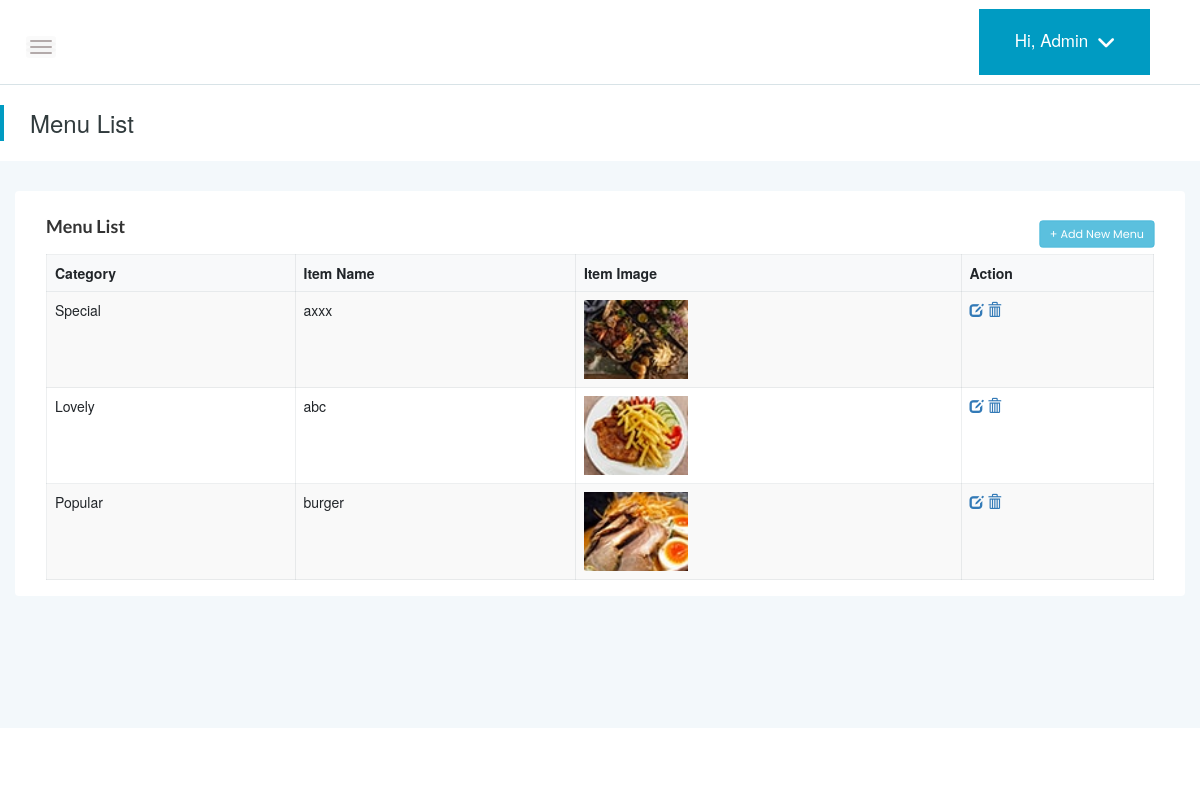
Page /index.php/admin/menu on the committed database.
### tables this page shows
CREATE TABLE IF NOT EXISTS `menu_items` (
  `id` int(11) NOT NULL AUTO_INCREMENT,
  `category_id` int(11) NOT NULL,
  `item_name` varchar(150) NOT NULL,
  `description` text,
  `price` decimal(10,2) NOT NULL DEFAULT '0.00',
  `image` varchar(255) DEFAULT NULL,
  `created_at` datetime DEFAULT CURRENT_TIMESTAMP,
  PRIMARY KEY (`id`)
);

CREATE TABLE IF NOT EXISTS `menu_categories` (
  `id` int(11) NOT NULL AUTO_INCREMENT,
  `category_name` varchar(100) NOT NULL,
  `subtitle` varchar(100) DEFAULT NULL,
  PRIMARY KEY (`id`)
);

### application/controllers/admin/Menu.php (called while the page is built, shortened)
<?php
class Menu extends CI_Controller
{
    public function __construct()
    {
        $this->load->model('Menu_model');
        $this->load->helper(['url', 'form']);
        $this->load->library(array('pagination','upload','form_validation'));
    }
    public function index()
    {
        $data['categories'] = $this->Menu_model->get_categories();
        $data['allitem'] = $this->Menu_model->get_all_items();
        $this->load->view('admin/menu/menu_list',$data);
    }
    }

### index.php (called while the page is built, shortened)
<?php
require_once BASEPATH.'core/CodeIgniter.php';

### application/helpers/common_function_helper.php (called while the page is built, shortened)
<?php if (!defined('BASEPATH')) exit('No direct script access allowed');
if (!function_exists('assets_url')) {
    function assets_url($uri = "")
    {
        $ci = & get_instance();
        $base = rtrim($ci->config->item('assets_url'), '/') . '/';
        return $base . ltrim($uri, '/');
    }
}
if (!function_exists('admin_url')) {
    function admin_url($uri = "")
    {
        $ci = & get_instance();
        $base = rtrim($ci->config->item('admin_url'), '/') . '/';
        return ($uri != "") ? $base . ltrim($uri, '/') : $base;
    }
}
?>

### application/models/Menu_model.php (called while the page is built, shortened)
<?php
class Menu_model extends CI_Model
{
    public function get_all_items()
    {
        $this->db->select('menu_items.*, menu_categories.category_name, menu_categories.subtitle');
        $this->db->from('menu_items');
        $this->db->join(
            'menu_categories',
            'menu_categories.id = menu_items.category_id',
            'left'
        );
        $this->db->order_by('menu_items.id', 'DESC');
        return $this->db->get()->result();
    }
}

### application/views/admin/menu/menu_list.php (the view, shortened to what this page needs)
<?php $this->load->view('admin/include/head'); ?>
<link rel="stylesheet" href="https://maxcdn.bootstrapcdn.com/bootstrap/3.3.7/css/bootstrap.min.css">
<div class="page-title-area">
    <div class="row align-items-center">
        <div class="col-sm-6">
            <div class="breadcrumbs-area clearfix">
                <h4 class="page-title pull-left">
                    Menu List
                </h4>
            </div>
        </div>
        <div class="col-sm-6 clearfix">
        </div>
    </div>
</div>
<div class="main-content-inner">
    <div class="row">
        <div class="col-12 mt-5">
            <div class="card">
                <div class="card-body">
                    <h4 class="header-title">
                        Menu List
                        <a href="<?= admin_url() ?>menu/add" class="btn btn-info float-right">
                            + Add New Menu
                        </a>
                    </h4>
                    <div class="single-table">
                        <div class="col-sm-12 table-responsive">
                            <table class="table table-striped table-bordered" width="100%">
                                <thead class="bg-light text-capitalize">
                                    <tr>
                                        <th>Category</th>
                                        <th>Item Name</th>
                                        <th>Item Image</th>
                                        <th>Action</th>
                                    </tr>
                                </thead>
                                <tbody>
                                    <?php if (!empty($allitem)) { ?>
                                        <?php foreach ($allitem as $value) { ?>
                                            <tr>
                                                <td>
                                                    <?php echo $value->category_name; ?>
                                                </td>
                                                <td>
                                                    <?php echo $value->item_name; ?>
                                                </td>
                                                <td>
                                                    <?php if (!empty($value->image)) { ?>
                                                        <img
                                                            src="<?php echo base_url('uploads/menu/' . $value->image); ?>"
                                                            style="height: 79px; width: 104px; object-fit: cover;"
                                                        >
                                                    <?php } else { ?>
                                                        No Image
                                                    <?php } ?>
                                                </td>
                                                <td>
                                                    <a href="<?php echo admin_url(); ?>menu/update/<?php echo $value->id; ?>">
                                                        <span class="glyphicon glyphicon-edit"></span>
                                                    </a>
                                                    <a href="<?php echo admin_url(); ?>menu/delete/<?php echo $value->id; ?>">
                                                        <span class="glyphicon glyphicon-trash"></span>
                                                    </a>
                                                </td>
                                            </tr>
                                        <?php } ?>
                                    <?php } ?>
                                </tbody>
                            </table>
                        </div>
                    </div>
                </div>
            </div>
        </div>
    </div>
</div>
</div>
<?php $this->load->view('admin/include/footer'); ?>

### application/views/admin/include/head.php (shortened to what this page needs)
<!doctype html>
<html class="no-js" lang="en">
 <head>
    <link rel="stylesheet" href="<?php echo assets_url(); ?>bootstrap/css/bootstrap.min.css">
    <link rel="stylesheet" href="<?php echo assets_url(); ?>css/font-awesome.min.css">
    <link rel="stylesheet" href="<?php echo assets_url(); ?>admin/css/themify-icons.css">
    <link rel="stylesheet" href="<?php echo assets_url(); ?>admin/css/metisMenu.css">
    <link rel="stylesheet" href="<?php echo assets_url(); ?>owl-carousel/owl.carousel.min.css">
    <link rel="stylesheet" href="<?php echo assets_url(); ?>sweetalert/sweetalert2.min.css">
    <link rel="stylesheet" href="<?php echo assets_url(); ?>admin/css/slicknav.min.css">
    <link rel="stylesheet" href="<?php echo assets_url(); ?>admin/css/typography.css">
    <link rel="stylesheet" href="<?php echo assets_url(); ?>admin/css/default-css.css">
    <link rel="stylesheet" href="<?php echo assets_url(); ?>admin/css/styles.css">
    <link rel="stylesheet" href="<?php echo assets_url(); ?>admin/css/responsive.css">
</head>
<body>
    <div class="page-container">
        <?php $this->load->view('admin/include/left_nav'); ?>
        <div class="main-content">
            <?php $this->load->view('admin/include/top_header'); ?>

### application/views/admin/include/top_header.php (shortened to what this page needs)
<div class="header-area">
	<div class="row align-items-center">
		<div class="col-md-6 col-sm-8 clearfix">
			<div class="nav-btn pull-left">
				<span></span>
				<span></span>
				<span></span>
			</div>
		</div>
		<div class="col-md-6 col-sm-4 clearfix">
			<div class="user-profile pull-right">
				<h4 class="user-name dropdown-toggle" data-toggle="dropdown">Hi, Admin<i class="fa fa-angle-down"></i></h4>
			</div>
		</div>
	</div>
</div>

### application/views/admin/include/footer.php (shortened to what this page needs)
<footer>
	<div class="footer-area">
	</div>
</footer>
</div>
</body>
</html>

### assets/admin/css/styles.css (style rules this page uses)
.page-container { width: 100%; height: 100%; min-height: 100vh; padding-left: 280px; -webkit-transition: padding-left 0.3s ease 0s; transition: padding-left 0.3s ease 0s; }
.sbar_collapsed.page-container { padding-left: 0; }
.card { border: none; border-radius: 4px; background-color: #fff; -webkit-transition: all 0.3s ease 0s; transition: all 0.3s ease 0s; }
.card-body { padding: 25.6px; padding: 1.6rem; }
.main-content { width: 100%; background: #F3F8FB; }
.main-content-inner { padding: 0 30px 50px; }
.header-area { padding: 9px 30px; background: #fff; border-bottom: 1px solid #d8e3e7; }
.nav-btn { margin: 0px 30px 0 0; cursor: pointer; }
.nav-btn span { display: block; width: 22px; height: 2px; background: #b3aaaa; margin: 4px 0; border-radius: 15px; -webkit-transition: all 0.3s ease 0s; transition: all 0.3s ease 0s; box-shadow: 0 0 0 4px rgba(99, 96, 96, 0.03); }
.nav-btn span:nth-child(2) { opacity: 0; }
.nav-btn span:first-child { -webkit-transform: rotate(45deg)translate(5px, 5px); transform: rotate(45deg)translate(5px, 5px); }
.nav-btn span:last-child { -webkit-transform: rotate(-45deg)translate(3px, -3px); transform: rotate(-45deg)translate(3px, -3px); }
.sbar_collapsed .nav-btn span { transform: none; opacity: 1; }
.page-title-area { padding: 0 30px; background: #fff; position: relative; }
.page-title-area:before { content: ''; position: absolute; left: 0; top: 50%; width: 4px; height: 36px; background: #009bc2; -webkit-transform: translateY(-50%); transform: translateY(-50%); }
.page-title { font-size: 24px; font-weight: 300; color: #313b3d; letter-spacing: 0; margin-right: 30px; }
.user-profile { margin-right: -30px; display: -webkit-box; display: -ms-flexbox; display: flex; -webkit-box-align: center; -ms-flex-align: center; align-items: center; -ms-flex-wrap: wrap; flex-wrap: wrap; background: -webkit-linear-gradient(left, #8914fe 0%, #8063f5 100%); background: linear-gradient(to right, #8914fe 0%, #8063f5 100%); padding: 17px 38px; position: relative; }
.user-name { font-size: 17px; font-weight: 500; color: #fff; letter-spacing: 0; cursor: pointer; -webkit-user-select: none; -moz-user-select: none; -ms-user-select: none; user-select: none; }
.user-name i { margin-left: 10px; font-size: 21px; vertical-align: middle; position: relative; }
.notification-area .dropdown-toggle, .user-name.dropdown-toggle { position: relative; }
.notification-area .dropdown-toggle:after, .user-name.dropdown-toggle:after { display: none; }
.header-title { font-family: 'Lato', sans-serif; font-size: 18px; font-weight: 600; letter-spacing: 0; color: #333; padding-left: 15px; text-transform: capitalize; margin-bottom: 17px; }
.footer-area { text-align: center; padding: 23px 0 19px; background: #fff; }
.btn { padding: 11px 17px; font-size: 13px; letter-spacing: 0; }
.single-table .table { margin-bottom: 0; }
table tr th { border-bottom: none; }
table tr th, table tr td { border-top: 1px solid rgba(120, 130, 140, 0.13) !important; }
.table-bordered td, .table-bordered th { border: 1px solid rgba(120, 130, 140, 0.13) !important; }
.user-profile { display: inline-block; background: -webkit-linear-gradient(left, #009bc2 0%, #009bc1 100%); background: linear-gradient(to right, #009bc2 0%, #009bc2 100%); padding: 12px 36px; position: relative; margin-right: 20px; float: right; }
.page-title-area { padding: 15px 30px; }

### application/views/admin/menu/menu_list.php (style rules this page uses)
a.btn { -webkit-transform: scale(0.8); -moz-transform: scale(0.8); -o-transform: scale(0.8); -webkit-transition-duration: 0.5s; -moz-transition-duration: 0.5s; -o-transition-duration: 0.5s; }

### rows in the picture
menu_items: menu_categories.category_name "Special", item_name "axxx", image (picture)
menu_items: menu_categories.category_name "Lovely", item_name "abc", image (picture)
menu_items: menu_categories.category_name "Popular", item_name "burger", image (picture)
